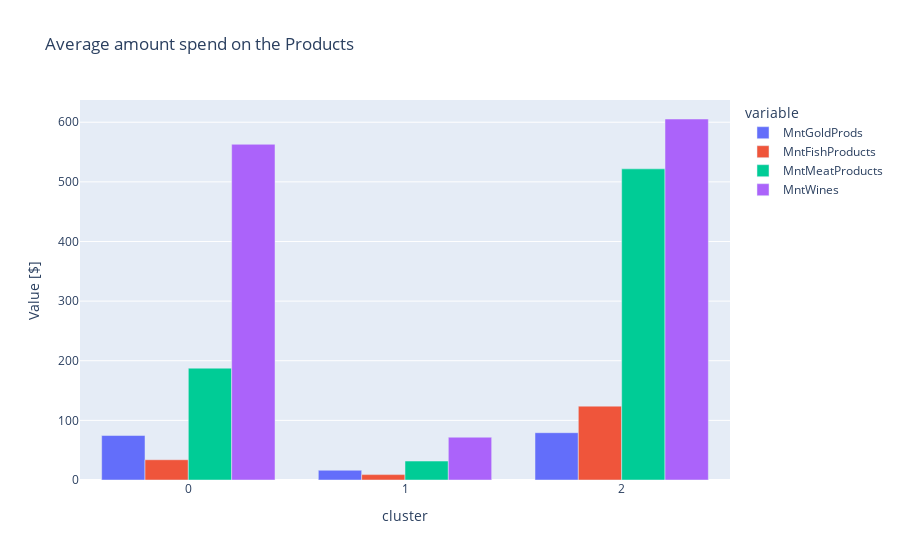

Notebook code for this chart:
### Code cell
# Create side-by-side bar chart of segmented without income 
fig = px.bar(segmented_without_income,
            barmode="group",
            title="Average amount spend on the Products")
fig.update_layout(xaxis_title='cluster',yaxis_title='Value [$]')
fig.show()

### Figure 1 — Plotly figure (JSON) as saved in the notebook; plotly's stock layout.template omitted (floating-point values rounded to 4 significant figures)
{"data": [{"alignmentgroup": "True", "hovertemplate": "variable=MntGoldProds<br>index=%{x}<br>value=%{y}<extra></extra>", "legendgroup": "MntGoldProds", "marker": {"color": "#636efa", "pattern": {"shape": ""}}, "name": "MntGoldProds", "offsetgroup": "MntGoldProds", "orientation": "v", "showlegend": true, "textposition": "auto", "type": "bar", "x": [0, 1, 2], "xaxis": "x", "y": [74.6, 16.36, 79.34], "yaxis": "y"}, {"alignmentgroup": "True", "hovertemplate": "variable=MntFishProducts<br>index=%{x}<br>value=%{y}<extra></extra>", "legendgroup": "MntFishProducts", "marker": {"color": "#EF553B", "pattern": {"shape": ""}}, "name": "MntFishProducts", "offsetgroup": "MntFishProducts", "orientation": "v", "showlegend": true, "textposition": "auto", "type": "bar", "x": [0, 1, 2], "xaxis": "x", "y": [33.98, 9.047, 123.9], "yaxis": "y"}, {"alignmentgroup": "True", "hovertemplate": "variable=MntMeatProducts<br>index=%{x}<br>value=%{y}<extra></extra>", "legendgroup": "MntMeatProducts", "marker": {"color": "#00cc96", "pattern": {"shape": ""}}, "name": "MntMeatProducts", "offsetgroup": "MntMeatProducts", "orientation": "v", "showlegend": true, "textposition": "auto", "type": "bar", "x": [0, 1, 2], "xaxis": "x", "y": [187.6, 31.76, 521.8], "yaxis": "y"}, {"alignmentgroup": "True", "hovertemplate": "variable=MntWines<br>index=%{x}<br>value=%{y}<extra></extra>", "legendgroup": "MntWines", "marker": {"color": "#ab63fa", "pattern": {"shape": ""}}, "name": "MntWines", "offsetgroup": "MntWines", "orientation": "v", "showlegend": true, "textposition": "auto", "type": "bar", "x": [0, 1, 2], "xaxis": "x", "y": [563.0, 71.77, 605.4], "yaxis": "y"}], "layout": {"autosize": true, "barmode": "group", "legend": {"title": {"text": "variable"}, "tracegroupgap": 0}, "title": {"text": "Average amount spend on the Products"}, "xaxis": {"anchor": "y", "autorange": true, "domain": [0, 1], "range": [-0.5, 2.5], "title": {"text": "cluster"}, "type": "linear"}, "yaxis": {"anchor": "x", "autorange": true, "domain": [0, 1], "range": [0, 637.3], "title": {"text": "Value [$]"}, "type": "linear"}}}
